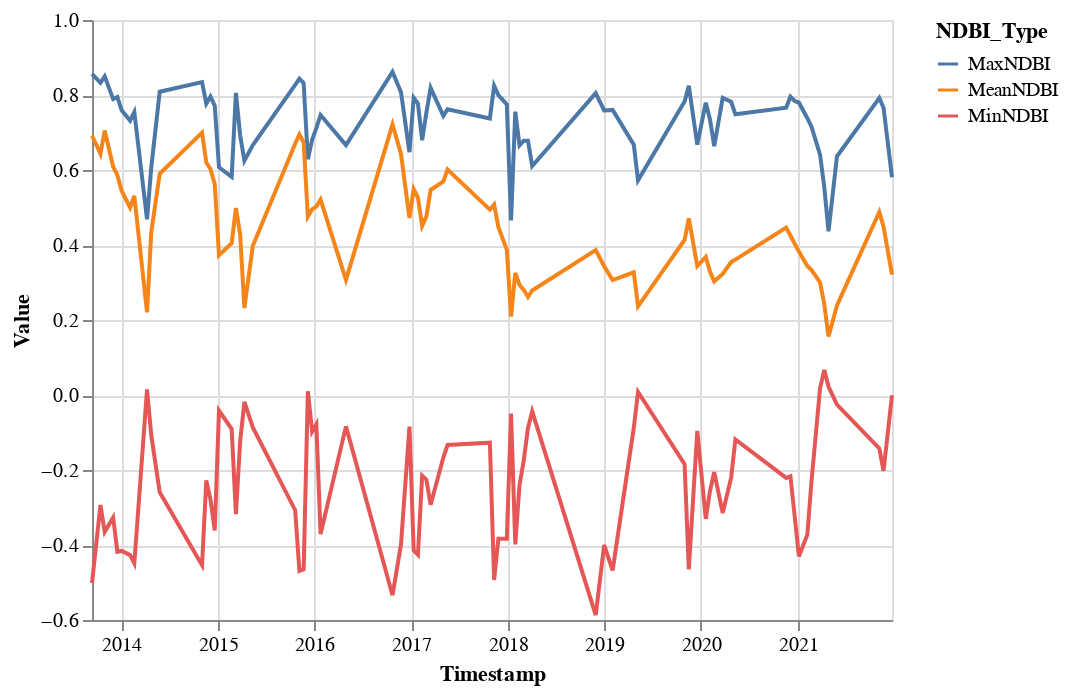

Here is the notebook cell this chart was saved with:
### Code cell
alt.Chart(df).transform_fold(
    ['MinNDBI', 'MaxNDBI', 'MeanNDBI'],
    as_=['NDBI_Type', 'Value']
).mark_line().encode(
    x='Timestamp:T',
    y='Value:Q',
    color='NDBI_Type:N'
)

### Figure 1 — Vega-Lite specification as saved in the notebook (floating-point values rounded to 4 significant figures)
{"config": {"view": {"continuousWidth": 400, "continuousHeight": 300}}, "data": {"name": "data-be93393d3aa89240d4defbcaec6dd0ed"}, "mark": "line", "encoding": {"color": {"field": "NDBI_Type", "type": "nominal"}, "x": {"field": "Timestamp", "type": "temporal"}, "y": {"field": "Value", "type": "quantitative"}}, "transform": [{"fold": ["MinNDBI", "MaxNDBI", "MeanNDBI"], "as": ["NDBI_Type", "Value"]}], "$schema": "https://vega.github.io/schema/vega-lite/v4.17.0.json", "datasets": {"data-be93393d3aa89240d4defbcaec6dd0ed": [{"SystemIndex": "LC08_136045_20130912", "MinNDBI": -0.5015, "MaxNDBI": 0.856, "MeanNDBI": 0.692, "Timestamp": "2013-09-12T04:21:02.280000", "Year": 2013, "Month": 9, "Day": 12, "DOY": 255}, {"SystemIndex": "LC08_136045_20131014", "MinNDBI": -0.2935, "MaxNDBI": 0.8324, "MeanNDBI": 0.643, "Timestamp": "2013-10-14T04:20:54.570000", "Year": 2013, "Month": 10, "Day": 14, "DOY": 287}, {"SystemIndex": "LC08_136045_20131030", "MinNDBI": -0.365, "MaxNDBI": 0.8495, "MeanNDBI": 0.7054, "Timestamp": "2013-10-30T04:20:45.650000", "Year": 2013, "Month": 10, "Day": 30, "DOY": 303}, {"SystemIndex": "LC08_136045_20131201", "MinNDBI": -0.3268, "MaxNDBI": 0.7891, "MeanNDBI": 0.6087, "Timestamp": "2013-12-01T04:20:39.720000", "Year": 2013, "Month": 12, "Day": 1, "DOY": 335}, {"SystemIndex": "LC08_136045_20131217", "MinNDBI": -0.418, "MaxNDBI": 0.7947, "MeanNDBI": 0.5862, "Timestamp": "2013-12-17T04:20:32.730000", "Year": 2013, "Month": 12, "Day": 17, "DOY": 351}, {"SystemIndex": "LC08_136045_20140102", "MinNDBI": -0.4158, "MaxNDBI": 0.7594, "MeanNDBI": 0.5446, "Timestamp": "2014-01-02T04:20:25.400000", "Year": 2014, "Month": 1, "Day": 2, "DOY": 2}, {"SystemIndex": "LC08_136045_20140203", "MinNDBI": -0.4269, "MaxNDBI": 0.7319, "MeanNDBI": 0.4997, "Timestamp": "2014-02-03T04:20:04.710000", "Year": 2014, "Month": 2, "Day": 3, "DOY": 34}, {"SystemIndex": "LC08_136045_20140219", "MinNDBI": -0.4488, "MaxNDBI": 0.7546, "MeanNDBI": 0.5308, "Timestamp": "2014-02-19T04:19:51.170000", "Year": 2014, "Month": 2, "Day": 19, "DOY": 50}, {"SystemIndex": "LC08_136045_20140408", "MinNDBI": 0.01512, "MaxNDBI": 0.4687, "MeanNDBI": 0.2203, "Timestamp": "2014-04-08T04:19:09.990000", "Year": 2014, "Month": 4, "Day": 8, "DOY": 98}, {"SystemIndex": "LC08_136045_20140424", "MinNDBI": -0.1071, "MaxNDBI": 0.6066, "MeanNDBI": 0.4338, "Timestamp": "2014-04-24T04:18:53.960000", "Year": 2014, "Month": 4, "Day": 24, "DOY": 114}, {"SystemIndex": "LC08_136045_20140526", "MinNDBI": -0.2593, "MaxNDBI": 0.8087, "MeanNDBI": 0.5901, "Timestamp": "2014-05-26T04:18:34.090000", "Year": 2014, "Month": 5, "Day": 26, "DOY": 146}, {"SystemIndex": "LC08_136045_20141102", "MinNDBI": -0.4539, "MaxNDBI": 0.8343, "MeanNDBI": 0.6995, "Timestamp": "2014-11-02T04:19:13.880000", "Year": 2014, "Month": 11, "Day": 2, "DOY": 306}, {"SystemIndex": "LC08_136045_20141118", "MinNDBI": -0.2278, "MaxNDBI": 0.7767, "MeanNDBI": 0.6204, "Timestamp": "2014-11-18T04:19:13.630000", "Year": 2014, "Month": 11, "Day": 18, "DOY": 322}, {"SystemIndex": "LC08_136045_20141204", "MinNDBI": -0.2799, "MaxNDBI": 0.7957, "MeanNDBI": 0.6021, "Timestamp": "2014-12-04T04:19:12.850000", "Year": 2014, "Month": 12, "Day": 4, "DOY": 338}, {"SystemIndex": "LC08_136045_20141220", "MinNDBI": -0.3614, "MaxNDBI": 0.7715, "MeanNDBI": 0.5624, "Timestamp": "2014-12-20T04:19:09.990000", "Year": 2014, "Month": 12, "Day": 20, "DOY": 354}, {"SystemIndex": "LC08_136045_20150105", "MinNDBI": -0.04156, "MaxNDBI": 0.6073, "MeanNDBI": 0.3727, "Timestamp": "2015-01-05T04:19:05.140000", "Year": 2015, "Month": 1, "Day": 5, "DOY": 5}, {"SystemIndex": "LC08_136045_20150222", "MinNDBI": -0.09072, "MaxNDBI": 0.5816, "MeanNDBI": 0.4046, "Timestamp": "2015-02-22T04:18:50.973000", "Year": 2015, "Month": 2, "Day": 22, "DOY": 53}, {"SystemIndex": "LC08_136045_20150310", "MinNDBI": -0.3177, "MaxNDBI": 0.8057, "MeanNDBI": 0.4986, "Timestamp": "2015-03-10T04:18:41.420000", "Year": 2015, "Month": 3, "Day": 10, "DOY": 69}, {"SystemIndex": "LC08_136045_20150326", "MinNDBI": -0.1245, "MaxNDBI": 0.6926, "MeanNDBI": 0.4289, "Timestamp": "2015-03-26T04:18:33.010000", "Year": 2015, "Month": 3, "Day": 26, "DOY": 85}, {"SystemIndex": "LC08_136045_20150411", "MinNDBI": -0.01861, "MaxNDBI": 0.6248, "MeanNDBI": 0.2318, "Timestamp": "2015-04-11T04:18:24.959000", "Year": 2015, "Month": 4, "Day": 11, "DOY": 101}, {"SystemIndex": "LC08_136045_20150513", "MinNDBI": -0.08652, "MaxNDBI": 0.6664, "MeanNDBI": 0.3979, "Timestamp": "2015-05-13T04:18:04.010000", "Year": 2015, "Month": 5, "Day": 13, "DOY": 133}, {"SystemIndex": "LC08_136045_20151020", "MinNDBI": -0.3072, "MaxNDBI": 0.827, "MeanNDBI": 0.6701, "Timestamp": "2015-10-20T04:19:05.230000", "Year": 2015, "Month": 10, "Day": 20, "DOY": 293}, {"SystemIndex": "LC08_136045_20151105", "MinNDBI": -0.4692, "MaxNDBI": 0.8434, "MeanNDBI": 0.6953, "Timestamp": "2015-11-05T04:19:09.345000", "Year": 2015, "Month": 11, "Day": 5, "DOY": 309}, {"SystemIndex": "LC08_136045_20151121", "MinNDBI": -0.4649, "MaxNDBI": 0.8315, "MeanNDBI": 0.6732, "Timestamp": "2015-11-21T04:19:11.057000", "Year": 2015, "Month": 11, "Day": 21, "DOY": 325}, {"SystemIndex": "LC08_136045_20151207", "MinNDBI": 0.009838, "MaxNDBI": 0.6287, "MeanNDBI": 0.4761, "Timestamp": "2015-12-07T04:19:10.060000", "Year": 2015, "Month": 12, "Day": 7, "DOY": 341}, {"SystemIndex": "LC08_136045_20151223", "MinNDBI": -0.09776, "MaxNDBI": 0.6804, "MeanNDBI": 0.4953, "Timestamp": "2015-12-23T04:19:10.850000", "Year": 2015, "Month": 12, "Day": 23, "DOY": 357}, {"SystemIndex": "LC08_136045_20160108", "MinNDBI": -0.07819, "MaxNDBI": 0.7116, "MeanNDBI": 0.5023, "Timestamp": "2016-01-08T04:19:05.970000", "Year": 2016, "Month": 1, "Day": 8, "DOY": 8}, {"SystemIndex": "LC08_136045_20160124", "MinNDBI": -0.3707, "MaxNDBI": 0.7468, "MeanNDBI": 0.5209, "Timestamp": "2016-01-24T04:19:07.290000", "Year": 2016, "Month": 1, "Day": 24, "DOY": 24}, {"SystemIndex": "LC08_136045_20160429", "MinNDBI": -0.0836, "MaxNDBI": 0.6665, "MeanNDBI": 0.307, "Timestamp": "2016-04-29T04:18:37.010000", "Year": 2016, "Month": 4, "Day": 29, "DOY": 120}, {"SystemIndex": "LC08_136045_20161022", "MinNDBI": -0.5338, "MaxNDBI": 0.8615, "MeanNDBI": 0.7219, "Timestamp": "2016-10-22T04:19:23.160000", "Year": 2016, "Month": 10, "Day": 22, "DOY": 296}, {"SystemIndex": "LC08_136045_20161123", "MinNDBI": -0.3984, "MaxNDBI": 0.8075, "MeanNDBI": 0.643, "Timestamp": "2016-11-23T04:19:22.885000", "Year": 2016, "Month": 11, "Day": 23, "DOY": 328}, {"SystemIndex": "LC08_136045_20161225", "MinNDBI": -0.08426, "MaxNDBI": 0.6475, "MeanNDBI": 0.4718, "Timestamp": "2016-12-25T04:19:16.540000", "Year": 2016, "Month": 12, "Day": 25, "DOY": 360}, {"SystemIndex": "LC08_136045_20170110", "MinNDBI": -0.4143, "MaxNDBI": 0.7926, "MeanNDBI": 0.5489, "Timestamp": "2017-01-10T04:19:13.330000", "Year": 2017, "Month": 1, "Day": 10, "DOY": 10}, {"SystemIndex": "LC08_136045_20170126", "MinNDBI": -0.4263, "MaxNDBI": 0.777, "MeanNDBI": 0.5265, "Timestamp": "2017-01-26T04:19:07.850000", "Year": 2017, "Month": 1, "Day": 26, "DOY": 26}, {"SystemIndex": "LC08_136045_20170211", "MinNDBI": -0.2152, "MaxNDBI": 0.6794, "MeanNDBI": 0.451, "Timestamp": "2017-02-11T04:18:59.680000", "Year": 2017, "Month": 2, "Day": 11, "DOY": 42}, {"SystemIndex": "LC08_136045_20170227", "MinNDBI": -0.2259, "MaxNDBI": 0.753, "MeanNDBI": 0.4763, "Timestamp": "2017-02-27T04:18:54.610000", "Year": 2017, "Month": 2, "Day": 27, "DOY": 58}, {"SystemIndex": "LC08_136045_20170315", "MinNDBI": -0.2928, "MaxNDBI": 0.8191, "MeanNDBI": 0.5467, "Timestamp": "2017-03-15T04:18:45.840000", "Year": 2017, "Month": 3, "Day": 15, "DOY": 74}, {"SystemIndex": "LC08_136045_20170502", "MinNDBI": -0.1669, "MaxNDBI": 0.7445, "MeanNDBI": 0.5696, "Timestamp": "2017-05-02T04:18:18.710000", "Year": 2017, "Month": 5, "Day": 2, "DOY": 122}, {"SystemIndex": "LC08_136045_20170518", "MinNDBI": -0.1334, "MaxNDBI": 0.762, "MeanNDBI": 0.6011, "Timestamp": "2017-05-18T04:18:30.320000", "Year": 2017, "Month": 5, "Day": 18, "DOY": 138}, {"SystemIndex": "LC08_136045_20171025", "MinNDBI": -0.1273, "MaxNDBI": 0.7372, "MeanNDBI": 0.4942, "Timestamp": "2017-10-25T04:19:20.650000", "Year": 2017, "Month": 10, "Day": 25, "DOY": 298}, {"SystemIndex": "LC08_136045_20171110", "MinNDBI": -0.4934, "MaxNDBI": 0.8246, "MeanNDBI": 0.5078, "Timestamp": "2017-11-10T04:19:18.670000", "Year": 2017, "Month": 11, "Day": 10, "DOY": 314}, {"SystemIndex": "LC08_136045_20171126", "MinNDBI": -0.3832, "MaxNDBI": 0.7998, "MeanNDBI": 0.4481, "Timestamp": "2017-11-26T04:19:12.790000", "Year": 2017, "Month": 11, "Day": 26, "DOY": 330}, {"SystemIndex": "LC08_136045_20171228", "MinNDBI": -0.3834, "MaxNDBI": 0.7753, "MeanNDBI": 0.387, "Timestamp": "2017-12-28T04:19:12.830000", "Year": 2017, "Month": 12, "Day": 28, "DOY": 362}, {"SystemIndex": "LC08_136045_20180113", "MinNDBI": -0.0497, "MaxNDBI": 0.4653, "MeanNDBI": 0.209, "Timestamp": "2018-01-13T04:19:06.540000", "Year": 2018, "Month": 1, "Day": 13, "DOY": 13}, {"SystemIndex": "LC08_136045_20180129", "MinNDBI": -0.3985, "MaxNDBI": 0.7555, "MeanNDBI": 0.3254, "Timestamp": "2018-01-29T04:18:57.220000", "Year": 2018, "Month": 1, "Day": 29, "DOY": 29}, {"SystemIndex": "LC08_136045_20180214", "MinNDBI": -0.2404, "MaxNDBI": 0.6656, "MeanNDBI": 0.2934, "Timestamp": "2018-02-14T04:18:51.210000", "Year": 2018, "Month": 2, "Day": 14, "DOY": 45}, {"SystemIndex": "LC08_136045_20180302", "MinNDBI": -0.1743, "MaxNDBI": 0.6781, "MeanNDBI": 0.2804, "Timestamp": "2018-03-02T04:18:44.090000", "Year": 2018, "Month": 3, "Day": 2, "DOY": 61}, {"SystemIndex": "LC08_136045_20180318", "MinNDBI": -0.08811, "MaxNDBI": 0.678, "MeanNDBI": 0.2614, "Timestamp": "2018-03-18T04:18:35.150000", "Year": 2018, "Month": 3, "Day": 18, "DOY": 77}, {"SystemIndex": "LC08_136045_20180403", "MinNDBI": -0.04387, "MaxNDBI": 0.6108, "MeanNDBI": 0.2787, "Timestamp": "2018-04-03T04:18:28.270000", "Year": 2018, "Month": 4, "Day": 3, "DOY": 93}, {"SystemIndex": "LC08_136045_20181129", "MinNDBI": -0.5869, "MaxNDBI": 0.805, "MeanNDBI": 0.3862, "Timestamp": "2018-11-29T04:18:57.650000", "Year": 2018, "Month": 11, "Day": 29, "DOY": 333}, {"SystemIndex": "LC08_136045_20181231", "MinNDBI": -0.4, "MaxNDBI": 0.7587, "MeanNDBI": 0.3434, "Timestamp": "2018-12-31T04:18:54.830000", "Year": 2018, "Month": 12, "Day": 31, "DOY": 365}, {"SystemIndex": "LC08_136045_20190201", "MinNDBI": -0.4677, "MaxNDBI": 0.7603, "MeanNDBI": 0.3066, "Timestamp": "2019-02-01T04:18:48.440000", "Year": 2019, "Month": 2, "Day": 1, "DOY": 32}, {"SystemIndex": "LC08_136045_20190422", "MinNDBI": -0.08707, "MaxNDBI": 0.6676, "MeanNDBI": 0.3271, "Timestamp": "2019-04-22T04:18:27.070000", "Year": 2019, "Month": 4, "Day": 22, "DOY": 112}, {"SystemIndex": "LC08_136045_20190508", "MinNDBI": 0.008055, "MaxNDBI": 0.5723, "MeanNDBI": 0.2363, "Timestamp": "2019-05-08T04:18:31.970000", "Year": 2019, "Month": 5, "Day": 8, "DOY": 128}, {"SystemIndex": "LC08_136045_20191031", "MinNDBI": -0.1843, "MaxNDBI": 0.7829, "MeanNDBI": 0.4134, "Timestamp": "2019-10-31T04:19:25.903000", "Year": 2019, "Month": 10, "Day": 31, "DOY": 304}, {"SystemIndex": "LC08_136045_20191116", "MinNDBI": -0.4647, "MaxNDBI": 0.8243, "MeanNDBI": 0.4711, "Timestamp": "2019-11-16T04:19:23.007000", "Year": 2019, "Month": 11, "Day": 16, "DOY": 320}, {"SystemIndex": "LC08_136045_20191218", "MinNDBI": -0.09552, "MaxNDBI": 0.6674, "MeanNDBI": 0.3439, "Timestamp": "2019-12-18T04:19:19.539000", "Year": 2019, "Month": 12, "Day": 18, "DOY": 352}, {"SystemIndex": "LC08_136045_20200119", "MinNDBI": -0.3304, "MaxNDBI": 0.7795, "MeanNDBI": 0.3683, "Timestamp": "2020-01-19T04:19:11.903000", "Year": 2020, "Month": 1, "Day": 19, "DOY": 19}, {"SystemIndex": "LC08_136045_20200204", "MinNDBI": -0.2561, "MaxNDBI": 0.7348, "MeanNDBI": 0.329, "Timestamp": "2020-02-04T04:19:06.312000", "Year": 2020, "Month": 2, "Day": 4, "DOY": 35}, {"SystemIndex": "LC08_136045_20200220", "MinNDBI": -0.2059, "MaxNDBI": 0.6636, "MeanNDBI": 0.303, "Timestamp": "2020-02-20T04:19:03.215000", "Year": 2020, "Month": 2, "Day": 20, "DOY": 51}, {"SystemIndex": "LC08_136045_20200323", "MinNDBI": -0.3145, "MaxNDBI": 0.7923, "MeanNDBI": 0.3228, "Timestamp": "2020-03-23T04:18:49.658000", "Year": 2020, "Month": 3, "Day": 23, "DOY": 83}, {"SystemIndex": "LC08_136045_20200424", "MinNDBI": -0.2206, "MaxNDBI": 0.782, "MeanNDBI": 0.3546, "Timestamp": "2020-04-24T04:18:34.164000", "Year": 2020, "Month": 4, "Day": 24, "DOY": 115}, {"SystemIndex": "LC08_136045_20200510", "MinNDBI": -0.1186, "MaxNDBI": 0.7486, "MeanNDBI": 0.3611, "Timestamp": "2020-05-10T04:18:26.081000", "Year": 2020, "Month": 5, "Day": 10, "DOY": 131}, {"SystemIndex": "LC08_136045_20201118", "MinNDBI": -0.2212, "MaxNDBI": 0.7661, "MeanNDBI": 0.4467, "Timestamp": "2020-11-18T04:19:20.478000", "Year": 2020, "Month": 11, "Day": 18, "DOY": 323}, {"SystemIndex": "LC08_136045_20201204", "MinNDBI": -0.2168, "MaxNDBI": 0.7955, "MeanNDBI": 0.4255, "Timestamp": "2020-12-04T04:19:23.578000", "Year": 2020, "Month": 12, "Day": 4, "DOY": 339}, {"SystemIndex": "LC08_136045_20201220", "MinNDBI": -0.3224, "MaxNDBI": 0.784, "MeanNDBI": 0.4038, "Timestamp": "2020-12-20T04:19:22.410000", "Year": 2020, "Month": 12, "Day": 20, "DOY": 355}, {"SystemIndex": "LC08_136045_20210105", "MinNDBI": -0.4304, "MaxNDBI": 0.78, "MeanNDBI": 0.3824, "Timestamp": "2021-01-05T04:19:17.596000", "Year": 2021, "Month": 1, "Day": 5, "DOY": 5}, {"SystemIndex": "LC08_136045_20210206", "MinNDBI": -0.3724, "MaxNDBI": 0.7381, "MeanNDBI": 0.344, "Timestamp": "2021-02-06T04:19:09.307000", "Year": 2021, "Month": 2, "Day": 6, "DOY": 37}, {"SystemIndex": "LC08_136045_20210222", "MinNDBI": -0.2278, "MaxNDBI": 0.7147, "MeanNDBI": 0.3329, "Timestamp": "2021-02-22T04:19:04.612000", "Year": 2021, "Month": 2, "Day": 22, "DOY": 53}, {"SystemIndex": "LC08_136045_20210326", "MinNDBI": 0.01786, "MaxNDBI": 0.641, "MeanNDBI": 0.3003, "Timestamp": "2021-03-26T04:18:50.394000", "Year": 2021, "Month": 3, "Day": 26, "DOY": 85}, {"SystemIndex": "LC08_136045_20210411", "MinNDBI": 0.06697, "MaxNDBI": 0.5544, "MeanNDBI": 0.2421, "Timestamp": "2021-04-11T04:18:45.508000", "Year": 2021, "Month": 4, "Day": 11, "DOY": 101}, {"SystemIndex": "LC08_136045_20210427", "MinNDBI": 0.02243, "MaxNDBI": 0.4363, "MeanNDBI": 0.156, "Timestamp": "2021-04-27T04:18:37.542000", "Year": 2021, "Month": 4, "Day": 27, "DOY": 117}, {"SystemIndex": "LC08_136045_20210529", "MinNDBI": -0.02558, "MaxNDBI": 0.6368, "MeanNDBI": 0.2389, "Timestamp": "2021-05-29T04:18:45.631000", "Year": 2021, "Month": 5, "Day": 29, "DOY": 149}, {"SystemIndex": "LC08_136045_20211105", "MinNDBI": -0.1425, "MaxNDBI": 0.7919, "MeanNDBI": 0.488, "Timestamp": "2021-11-05T04:19:27.127000", "Year": 2021, "Month": 11, "Day": 5, "DOY": 309}, {"SystemIndex": "LC08_136045_20211121", "MinNDBI": -0.2022, "MaxNDBI": 0.766, "MeanNDBI": 0.4487, "Timestamp": "2021-11-21T04:19:22.754000", "Year": 2021, "Month": 11, "Day": 21, "DOY": 325}, {"SystemIndex": "LC08_136045_20211223", "MinNDBI": -0.000838, "MaxNDBI": 0.5806, "MeanNDBI": 0.3212, "Timestamp": "2021-12-23T04:19:20.866000", "Year": 2021, "Month": 12, "Day": 23, "DOY": 357}]}}
